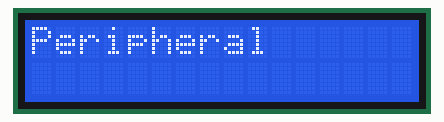
Simulated run of this sketch. Board: Arduino Uno, built with avr-gcc and run on an emulated ATmega328P. On the bench: 16×2 character LCD.

Above: at 0.1 s.
At 1.13 s:
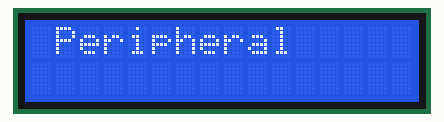
At 1.73 s:
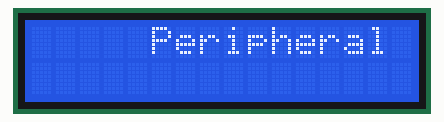
At 3.4 s:
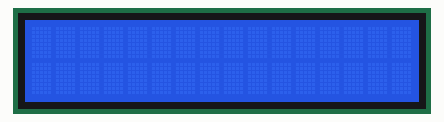
At 5.64 s:
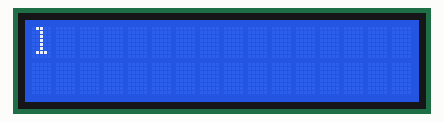
At 7.59 s:
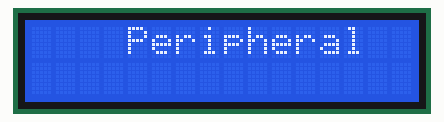

The sketch:

scroll-text.ino
```cpp
// include the library code:
#include <LiquidCrystal.h>

// initialize the library with the numbers of the interface pins
LiquidCrystal lcd(13, 12, 11, 10, 9, 8);

void setup() {
  // set up the LCD's number of columns and rows:
  lcd.begin(16, 2);
  // Print a message to the LCD.
  lcd.print("Peripheral");
  delay(1000);
}

void loop() {

  // scroll 29 positions (string length + display length) to the right
  // to move it offscreen right:
  for (int positionCounter = 0; positionCounter < 29; positionCounter++) {
    // scroll one position right:
    lcd.scrollDisplayRight();
    // wait a bit:
    delay(150);
  }

}
```

Measured:
- by itself, everything shown: repeats every 6.0 s, in 26 steps
- what the display in image 3 shows lasts 2.3 s, from 3.3 s to 5.6 s
